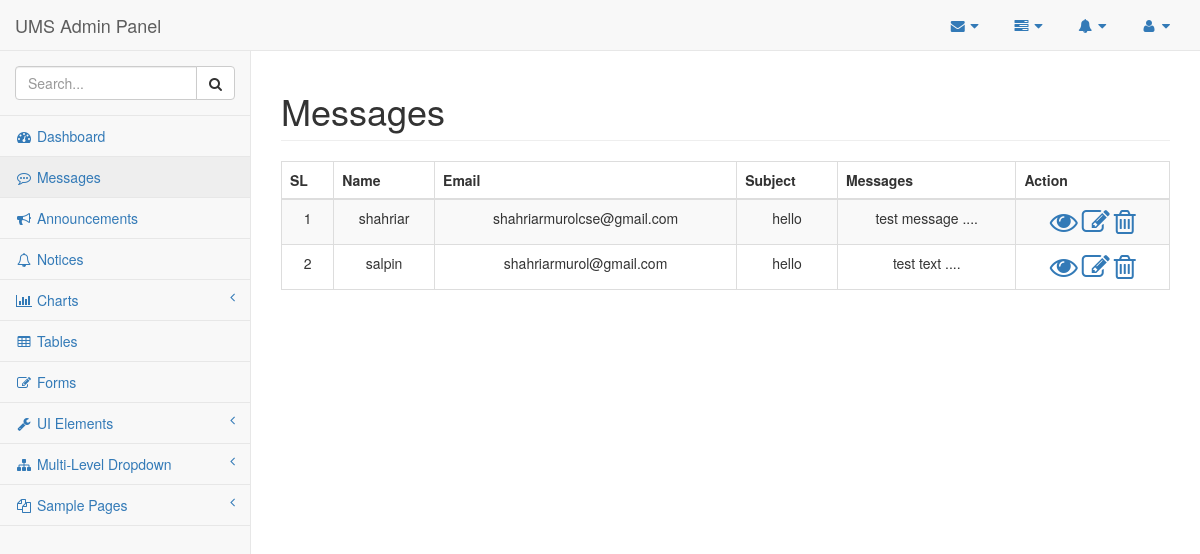
Page /admin/pages/messages.php on the earlier database version.
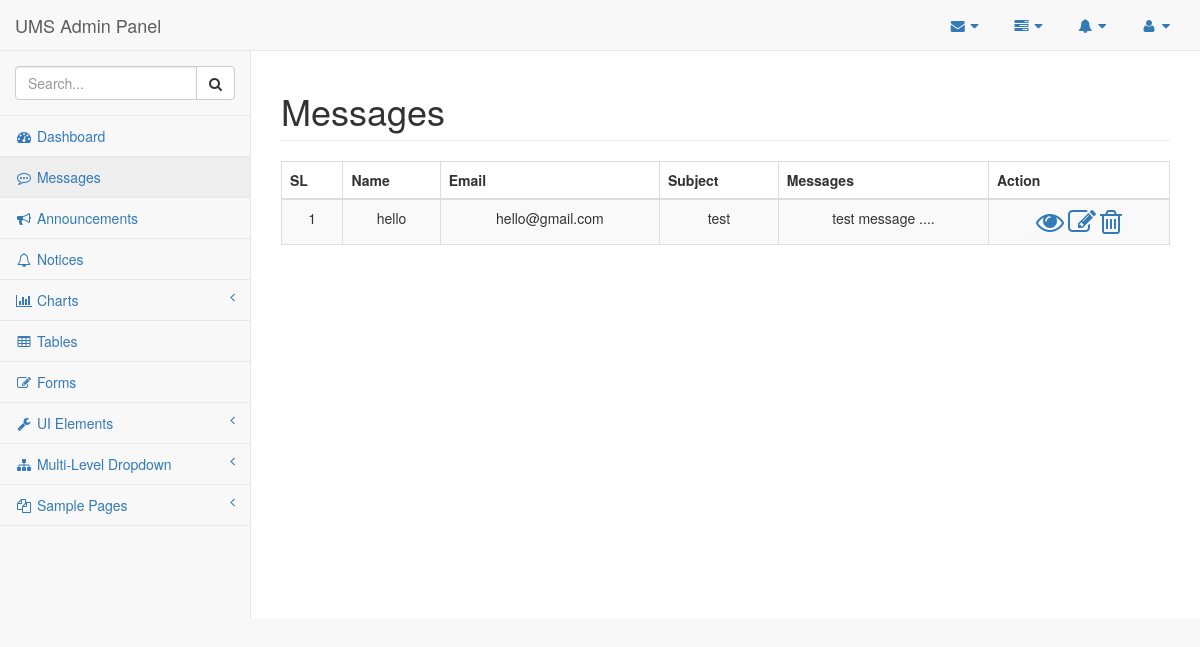
Same page on the later database version.
### tables this page shows
CREATE TABLE `comments` (
  `com_id` int(11) NOT NULL,
  `com_name` varchar(48) NOT NULL,
  `com_email` varchar(48) NOT NULL,
  `com_subject` varchar(48) NOT NULL,
  `com_message` varchar(255) NOT NULL
);

### admin/pages/messages.php (the view, shortened to what the changed rows need)
<?php
    require_once('config.php');
?>
<!DOCTYPE html>
<html lang="en">
<head>
    <link href="../vendor/bootstrap/css/bootstrap.min.css" rel="stylesheet">
    <link href="../vendor/metisMenu/metisMenu.min.css" rel="stylesheet">
    <link href="../dist/css/sb-admin-2.css" rel="stylesheet">
    <link href="../vendor/font-awesome/css/font-awesome.min.css" rel="stylesheet" type="text/css">
</head>
<body>
    <div id="wrapper">
        <nav class="navbar navbar-default navbar-static-top" role="navigation" style="margin-bottom: 0">
            <div class="navbar-header">
                <a class="navbar-brand" href="index.php">UMS Admin Panel</a>
            </div>
        </nav>
        <div id="page-wrapper">
            <div class="row">
                <div class="col-lg-12">
                    <h1 class="page-header">Messages</h1>
                     <div class="table-responsive">
                        <table class="table table-bordered table-hover table-striped text-center">
                            <thead>
                                <tr>
                                    <th>SL</th>
                                    <th>Name</th>
                                    <th>Email</th>
                                    <th>Subject</th>
                                    <th>Messages</th>
                                    <th>Action</th>
                                </tr>
                            </thead>
                            <tbody>
                            <?php
                                $srl=1;
                                $dbdata = "SELECT * FROM comments";
                                $qre = mysqli_query($DBC, $dbdata);
                                while($info=mysqli_fetch_array($qre)){ ?>
                                    <tr>
                                        <td><?= $srl++; ?></td>
                                        <td><?= $info['com_name']; ?></td>
                                        <td><?= $info['com_email']; ?></td>
                                        <td><?= $info['com_subject']; ?></td>
                                        <td><?= substr($info['com_message'],0,15); ?> ....</td>
                                        <td>
                                            <a class="action-btn" href="msg-view.php?id=<?= $info['com_id']; ?>"><i class="fa fa-2x  fa-eye"></i></a>
                                            <a class="action-btn" href="msg-edit.php?uid=<?= $info['com_id']; ?>"><i class="fa fa-2x fa-pencil-square-o"></i></a>
                                            <a class="action-btn" href="msg-delete.php?did=<?= $info['com_id']; ?>"><i class="fa fa-2x fa-trash-o"></i></a>
                                        </td>
                                    </tr>
                            <?php    }
                            ?>
                            </tbody>
                        </table>
                    </div>
                </div>
            </div>
        </div>
    </div>
</body>
</html>

Differences in the rows shown:
removed comments: com_name "shahriar", com_email "shahriarmurolcse@gmail.com", com_subject "hello", com_message "test message"
changed comments "hello": com_name "salpin" → "hello"; com_email "shahriarmurol@gmail.com" → "hello@gmail.com"; com_subject "hello" → "test"; com_message "test text" → "test message"
